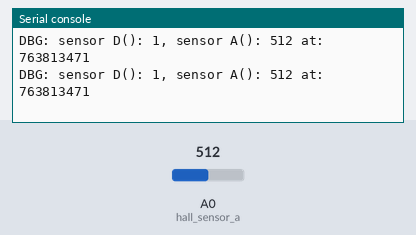
Simulated run of this program. Board: ESP8266 board running MicroPython. Shown: the last lines printed to the serial console. The inputs (shaded band) are chosen by the test bench; at power-on: A0 (hall_sensor_a) = 512 (analog values on the 0–1023 scale). The clock reads 2024-03-15 10:24:30 at power-on unless the program sets it.

Above: at 1.2 s.
1.3 s: A0 (hall_sensor_a) set to 716
At 1.31 s:
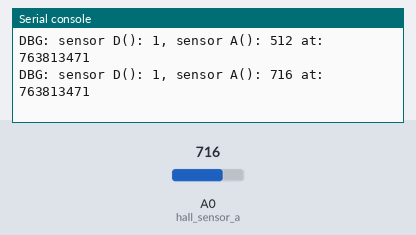
2.8 s: A0 (hall_sensor_a) set to 900
At 2.83 s:
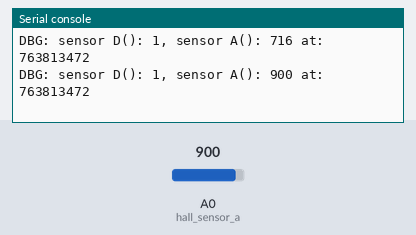
Timing chart, 0 to 5.8 s (numbered marks = the images above; inputs shaded):
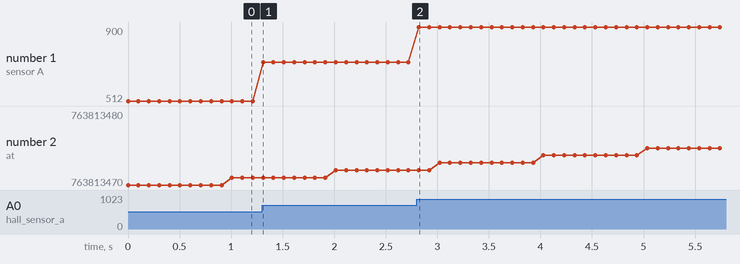

The program:

sensortest.py
```python
import machine
import utime as time

hall_sensor_a = machine.ADC(0)  #ADC connector
hall_sensor_d = machine.Pin(4, machine.Pin.IN, machine.Pin.PULL_UP)

networkpin = machine.Pin(2, machine.Pin.OUT)
networkpin.off()

while True:
    print('DBG: sensor D(): {}, '
          'sensor A(): {} '
          'at: {}'.format(hall_sensor_d.value(),
                          hall_sensor_a.read(),
                          time.time()))
    networkpin.off()
    time.sleep(0.1)
    if ((hall_sensor_d.value() == 0)or(hall_sensor_a.read() < 1024)):
        networkpin.on()
```

Measured:
- after the input at 1.3 s, the serial console: prints a new line at once (image 1)
- after the input at 2.8 s, the serial console: prints a new line at once (image 2)
- plotted number 1: 512 → 716 after the input at 1.3 s, 716 → 900 after the input at 2.8 s
